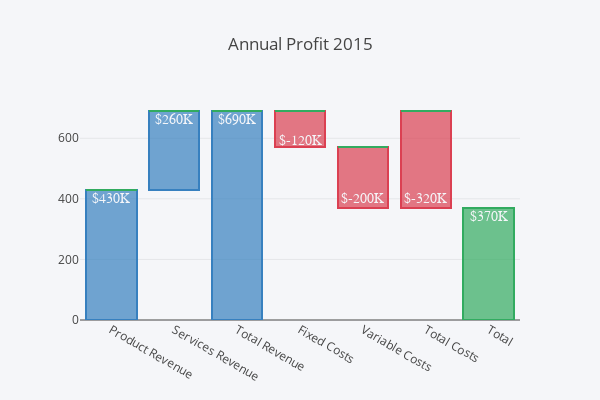

The code cell stored with this chart in its notebook:
### Markdown cell above
## Waterfall Bar Chart

### Code cell
val xData = Seq(
  "Product Revenue",
  "Services Revenue",
  "Total Revenue",
  "Fixed Costs",
  "Variable Costs",
  "Total Costs",
  "Total"
)

val yData = Seq(400, 660, 660, 590, 400, 400, 340)

val textList = Seq("$430K", "$260K", "$690K", "$-120K", "$-200K", "$-320K", "$370K")

//Base

val trace1 = Bar(
  x = xData,
  y = Seq(0, 430, 0, 570, 370, 370, 0),
  marker = Marker(
    color = Color.RGBA(1, 1, 1, 0.0)
  )
)

//Revenue

val trace2 = Bar(
  xData,
  Seq(430, 260, 690, 0, 0, 0, 0),
  marker = Marker(
    color = Color.RGBA(55, 128, 191, 0.7),
    line = Line(
      color = Color.RGBA(55, 128, 191, 1.0),
      width = 2.0
    )
  )
)

//Cost

val trace3 = Bar(
  xData,
  Seq(0, 0, 0, 120, 200, 320, 0),
  marker = Marker(
    color = Color.RGBA(219, 64, 82, 0.7),
    line = Line(
      color = Color.RGBA(219, 64, 82, 1.0),
      width = 2.0
    )
  )
)

//Profit

val trace4 = Bar(
  xData,
  Seq(0, 0, 0, 0, 0, 0, 370),
  marker = Marker(
    color = Color.RGBA(50,171, 96, 0.7),
    line = Line(
      color = Color.RGBA(50, 171, 96, 1.0),
      width = 2.0
    )
  )
)

val data = Seq(trace1, trace2, trace3, trace4)

val annotations = xData.zip(yData).zip(textList).map {
  case ((x, y), text) =>
    Annotation(
      x = x,
      y = y,
      text = text,
      font = Font(
        family = "Arial",
        size = 14,
        color = Color.RGBA(245, 246, 249, 1)
      ),
      showarrow = false
    )
}

val layout = Layout(
  title = "Annual Profit 2015",
  barmode = BarMode.Stack,
  paper_bgcolor = Color.RGBA(245, 246, 249, 1),
  plot_bgcolor = Color.RGBA(245, 246, 249, 1),
  width = 600,
  height = 400,
  showlegend = false,
  annotations = annotations
)

plot(data, layout)

### Figure 1 — Plotly figure (JSON) as saved in the notebook; plotly's stock layout.template omitted (floating-point values rounded to 4 significant figures)
{"data": [{"marker": {"color": "rgba(1, 1, 1, 0.0)"}, "type": "bar", "x": ["Product Revenue", "Services Revenue", "Total Revenue", "Fixed Costs", "Variable Costs", "Total Costs", "Total"], "y": [0, 430, 0, 570, 370, 370, 0]}, {"marker": {"color": "rgba(55, 128, 191, 0.7)", "line": {"color": "rgba(55, 128, 191, 1.0)", "width": 2}}, "type": "bar", "x": ["Product Revenue", "Services Revenue", "Total Revenue", "Fixed Costs", "Variable Costs", "Total Costs", "Total"], "y": [430, 260, 690, 0, 0, 0, 0]}, {"marker": {"color": "rgba(219, 64, 82, 0.7)", "line": {"color": "rgba(219, 64, 82, 1.0)", "width": 2}}, "type": "bar", "x": ["Product Revenue", "Services Revenue", "Total Revenue", "Fixed Costs", "Variable Costs", "Total Costs", "Total"], "y": [0, 0, 0, 120, 200, 320, 0]}, {"marker": {"color": "rgba(50, 171, 96, 0.7)", "line": {"color": "rgba(50, 171, 96, 1.0)", "width": 2}}, "type": "bar", "x": ["Product Revenue", "Services Revenue", "Total Revenue", "Fixed Costs", "Variable Costs", "Total Costs", "Total"], "y": [0, 0, 0, 0, 0, 0, 370]}], "layout": {"annotations": [{"font": {"color": "rgba(245, 246, 249, 1.0)", "family": "Arial", "size": 14}, "showarrow": false, "text": "$430K", "x": "Product Revenue", "y": 400}, {"font": {"color": "rgba(245, 246, 249, 1.0)", "family": "Arial", "size": 14}, "showarrow": false, "text": "$260K", "x": "Services Revenue", "y": 660}, {"font": {"color": "rgba(245, 246, 249, 1.0)", "family": "Arial", "size": 14}, "showarrow": false, "text": "$690K", "x": "Total Revenue", "y": 660}, {"font": {"color": "rgba(245, 246, 249, 1.0)", "family": "Arial", "size": 14}, "showarrow": false, "text": "$-120K", "x": "Fixed Costs", "y": 590}, {"font": {"color": "rgba(245, 246, 249, 1.0)", "family": "Arial", "size": 14}, "showarrow": false, "text": "$-200K", "x": "Variable Costs", "y": 400}, {"font": {"color": "rgba(245, 246, 249, 1.0)", "family": "Arial", "size": 14}, "showarrow": false, "text": "$-320K", "x": "Total Costs", "y": 400}, {"font": {"color": "rgba(245, 246, 249, 1.0)", "family": "Arial", "size": 14}, "showarrow": false, "text": "$370K", "x": "Total", "y": 340}], "barmode": "stack", "height": 400, "paper_bgcolor": "rgba(245, 246, 249, 1.0)", "plot_bgcolor": "rgba(245, 246, 249, 1.0)", "showlegend": false, "title": "Annual Profit 2015", "width": 600}}
